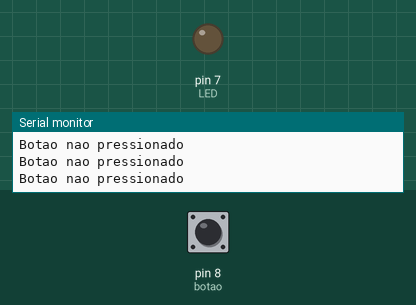
The sketch below on a simulated Arduino Uno, built with avr-gcc and run on an emulated ATmega328P. Parts: output pins drawn as LEDs (lit = HIGH), the last lines printed to the serial monitor. Dashed ring = blinking. Inputs (shaded band) come from the test bench; at power-on: pin 8 (botao) LOW.

Above: at 1.2 s.
1.3 s: pin 8 (botao) pulled HIGH for 0.15 s
At 1.41 s:
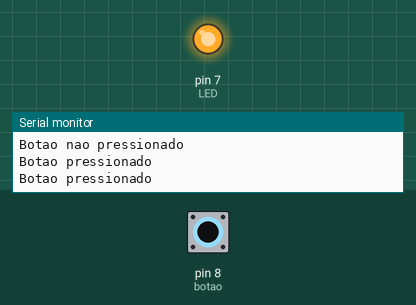
2.9 s: pin 8 (botao) pulled HIGH for 1 s
At 5.1 s:
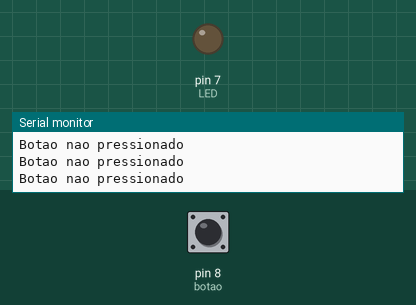
6.9 s: pin 8 (botao) pulled HIGH for 3.2 s
At 7.7 s:
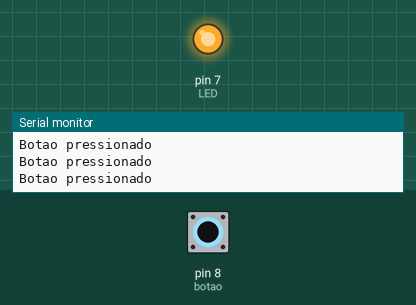
13.1 s: pin 8 (botao) pulsed HIGH 5 times (0.12 s each, 0.3 s apart)
At 13.49 s:
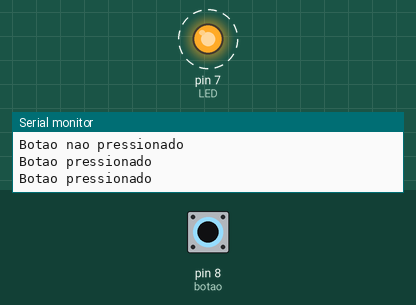
17.6 s: pin 8 (botao) driven HIGH
At 18.8 s:
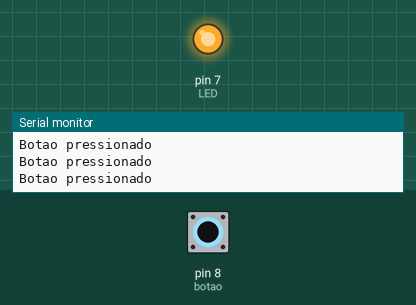
20.6 s: pin 8 (botao) driven LOW
At 21.4 s:
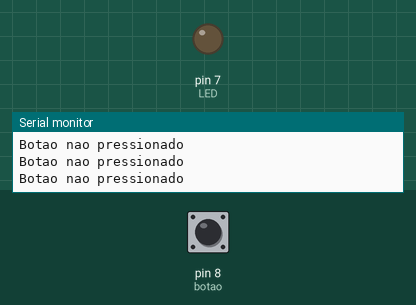
Timing chart, 0 to 23.6 s (numbered marks = the images above; inputs shaded):
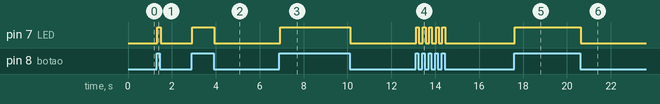

Measured:
- after the input at 1.3 s, pin 7 (LED): LOW → HIGH at once, → LOW 0.14 s later
- after the input at 2.9 s, pin 7 (LED): LOW → HIGH at once, → LOW 0.99 s later
- after the input at 6.9 s, pin 7 (LED): LOW → HIGH at once, → LOW 3.2 s later
- after the input at 13.1 s, pin 7 (LED): alternates HIGH for 0.12 s and LOW for 0.16 s, 10 changes in all, then stays LOW, starting at once
- after the input at 17.6 s, pin 7 (LED): LOW → HIGH at once
- after the input at 20.6 s, pin 7 (LED): HIGH → LOW at once

The sketch:

botao-monitor-serial.ino
```cpp
int botao = 8, LED = 7;

void setup() {
  pinMode(botao, INPUT);
  pinMode (LED, OUTPUT);
  Serial.begin(9600);
}

void loop() {
  if(digitalRead(botao) == HIGH){
      Serial.println("Botao pressionado");
      digitalWrite(7,HIGH);
  } else {
      Serial.println("Botao nao pressionado");
      digitalWrite(7,LOW);
  }
}
```
